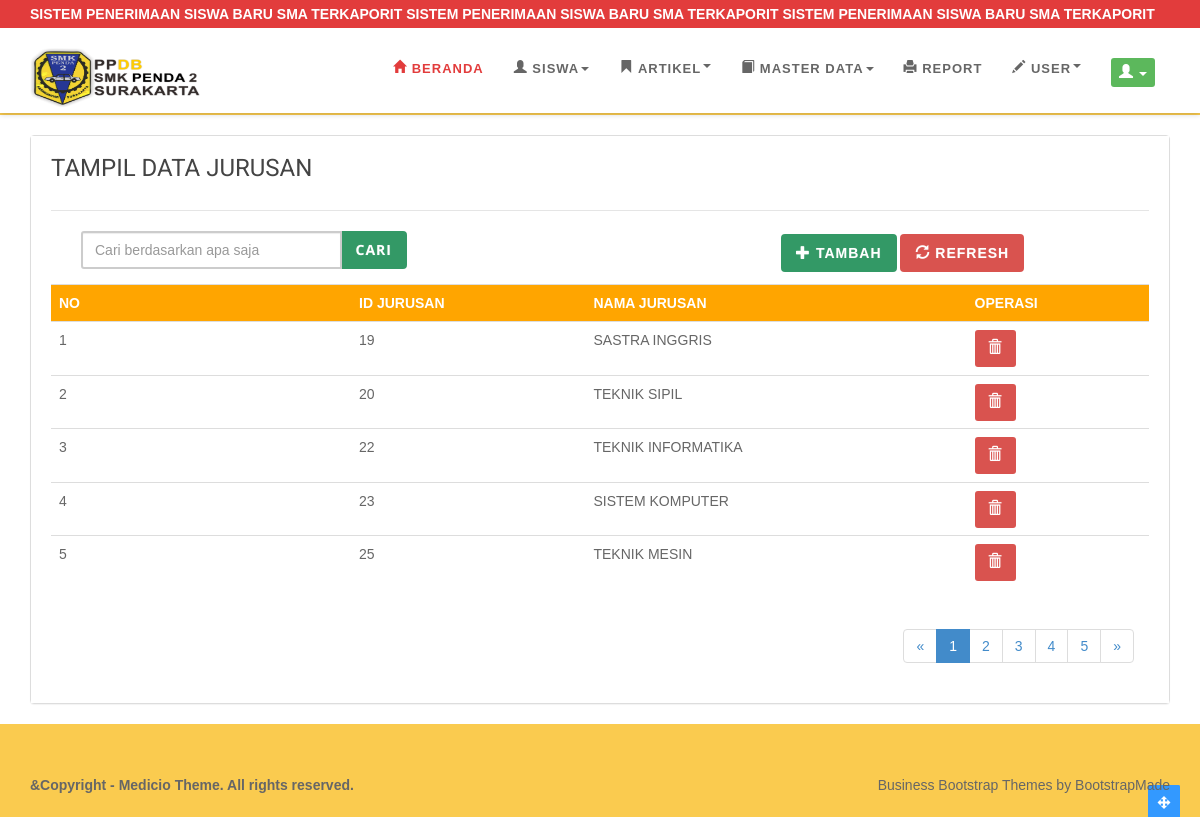
Screenshot of /index.php/admin/jurusan with the database file from the repository.
### tables this page shows
CREATE TABLE `tbl_jurusan` (
  `id` int(9) NOT NULL,
  `jurusan` varchar(60) NOT NULL
);

### application/controllers/Admin.php (called while the page is built, shortened)
<?php
class Admin extends CI_Controller{
	function __construct(){
		$this->load->model('m_admin');
		$this->load->library('session');
		$this->load->helper(array('form','url','html'));
	}
 public function jurusan(){
	$keyword = $this->input->post('keyword');
	$data['tbl_jurusan']=$this->m_admin->get_jurusan_keyword($keyword);
	$this->load->view('v_header',$data);
	$this->load->view('admin/v_jurusan',$data);
	$this->load->view('v_footer',$data);
	}
}

### index.php (called while the page is built, shortened)
<?php
require_once BASEPATH.'core/CodeIgniter.php';

### application/models/M_admin.php (called while the page is built, shortened)
<?php
class M_admin extends CI_Model{
	function get_jurusan_keyword($keyword){
	$this->db->select('*');
	$this->db->from('tbl_jurusan');
	$this->db->like('jurusan',$keyword);
	$this->db->or_like('id',$keyword);
	return $this->db->get()->result();
}
}

### application/views/admin/V_jurusan.php (the view, shortened to what this page needs)
<div class="container">
<div class="magin">
<div class="panel panel-default">
<div class="panel-body">
<legend><h5>TAMPIL DATA JURUSAN</h5></legend>
<div class="table-responsive">
<table class="table table-striped table-hover">
<div class="col-md-12 padding-0" style="margin-bottom:0px;">
<div class="col-md-4">
<form action="<?php echo base_url('admin/jurusan');?>" method="POST">
<div class="form-group">
                    <div class="input-group">
                      <input type="text" name="keyword" class="form-control" placeholder="Cari berdasarkan apa saja ">
                      <div class="input-group-btn">
                      <button class="btn btn-red" type="submit" name="cari"><i class="fui-search"></i> Cari</button>
                      </div>
                    </div>
      </div>
    </form>
</div>
<div class="col-md-4" style="margin-left:700px; margin-top:-50px;">
  <a data-toggle="modal" data-target="#tambah-data" class="btn btn-red"><span class="glyphicon glyphicon-plus"></span> Tambah</a>
<a href="<?php echo base_url();?>admin/tampil_data_jurusan" class="btn btn-danger"><span class="glyphicon glyphicon-refresh"></span> Refresh</a>
</div>
</div>
	<tr style="background-color: orange;"><th>NO</th><th>ID JURUSAN</th><th> NAMA JURUSAN</th><th> OPERASI</th></tr>
  <?php
  $no=1;
  if (!empty($tbl_jurusan))
  foreach($tbl_jurusan as $result_jurusan)
    {?>
     <tr>
      <td width="300px"><?php echo $no++ ?></td>
      <td width="00px"><?php echo $result_jurusan->id;?></td>
      <td><?php echo $result_jurusan->jurusan;?></td>
      <td><div class='btn-group'>
             <a onclick='return tanya()' href="<?php echo base_url('admin/hapus_jurusan/').$result_jurusan->id;?>" title='Hapus Data' class='btn btn-danger btn-sm' name='hapsh'><span class='glyphicon glyphicon-trash' aria-hidden='true'></span></a>
             </div>
            </td>
    <tr>
    <?php } else {?>
    <tr><td colspan='10'><div class='alert alert-danger' role='alert' style="background-color: red; color: #fff;"> DATA TIDAK DITEMUKAN <button type='button' class='close' data-dismiss='alert' aria-label='Close'><span aria-hidden='true'>&times;</span></button></div></td></tr>
    <?php }?>
  </table>
<div class="col-md-12">
                        <ul class="pagination pull-right">
                          <li>
                            <a href="#" aria-label="Previous">
                              <span aria-hidden="true">&laquo;</span>
                            </a>
                          </li>
                          <li class="active"><a href="#">1</a></li>
                          <li><a href="#">2</a></li>
                          <li><a href="#">3</a></li>
                          <li><a href="#">4</a></li>
                          <li><a href="#">5</a></li>
                          <li>
                            <a href="#" aria-label="Next">
                              <span aria-hidden="true">&raquo;</span>
                            </a>
                          </li>
                        </ul>
                  </div>
</div>
</div>
</div>
</div>
</div>
<a href="#" class="scrollup"><i class="glyphicon glyphicon-move"></i></a>

### application/views/V_header.php (shortened to what this page needs)
<!DOCTYPE html>
<html lang="en">
<head>
    <link href="<?php echo base_url() ?>/assets/css/bootstrap.min.css" rel="stylesheet" type="text/css">
    <link href="<?php echo base_url() ?>assets/css/style.css" rel="stylesheet">
	<link id="bodybg" href="<?php echo base_url() ?>assets/css/bg3.css" rel="stylesheet" type="text/css" />
	<link id="t-colors" href="<?php echo base_url() ?>assets/css/color/red.css" rel="stylesheet">
</head>
<body id="page-top" data-spy="scroll" data-target=".navbar-custom">
<div id="wrapper">
    <nav class="navbar navbar-custom navbar-fixed-top" role="navigation">
		<div class="top-area">
			<div class="container">
				<div class="row">
					<div class="col-sm-12 col-md-12">
          <MARQUEE><B>SISTEM PENERIMAAN SISWA BARU SMA TERKAPORIT SISTEM PENERIMAAN SISWA BARU SMA TERKAPORIT SISTEM PENERIMAAN SISWA BARU SMA TERKAPORIT</B></MARQUEE>
					</div>
				</div>
			</div>
		</div>
        <div class="container navigation">
            <div class="navbar-header page-scroll">
                <a class="navbar-brand" href="index.html"><img src="../assets/images/logi.png" alt="" width="170" height="60" >
                </a>
        </div>
       <div class="collapse navbar-collapse navbar-right navbar-main-collapse">
			   <ul class="nav navbar-nav">
			     <li class="dropdown">
				  <a href="#" class="dropdown-toggle" data-toggle="dropdown"><div class="btn btn-xs btn-success"><span class="glyphicon glyphicon-user"></span> <b class="caret"></b></div></a>
			    </ul>
		</div>
            <div class="collapse navbar-collapse navbar-right navbar-main-collapse">
			  <ul class="nav navbar-nav">
				<li class="active"><a href="<?php echo base_url().'admin/index'?>"><span class='glyphicon glyphicon-home' aria-hidden='true'><b> Beranda</b></span></a></li>
				<li class="dropdown">
				<a href="#" class="dropdown-toggle" data-toggle="dropdown"><span class="glyphicon glyphicon-user"><b> Siswa</b></span><b class="caret"></b></a>
                 <li class="dropdown">
				<a href="#" class="dropdown-toggle" data-toggle="dropdown"><span class='glyphicon glyphicon-bookmark' aria-hidden='true'><b> Artikel</b><b class="caret"></b></span></a>
          <li class="dropdown">
        <a href="#" class="dropdown-toggle" data-toggle="dropdown"><span class="glyphicon glyphicon-book"><b> Master Data</b></span><b class="caret"></b></a>
				  <li><a href="<?php echo base_url().'laporanpdf/index';?>"><span class='glyphicon glyphicon-print' aria-hidden='true'><b> REPORT</b></span></a></li>
				  <li class="dropdown">
				<a href="#" class="dropdown-toggle" data-toggle="dropdown"><span class='glyphicon glyphicon-pencil' aria-hidden='true'><b> User</b><b class="caret"></b></span></a>
			  </ul>
            </div>
        </div>
    </nav>
<footer>
    <div class="container">
      <div class="row">
        <div class="col-sm-6 col-md-6 col-lg-6">
          <div class="wow fadeInLeft" data-wow-delay="0.1s">
          <div class="text-left">
          <p>&copy;Copyright - Medicio Theme. All rights reserved.</p>
          </div>
          </div>
        </div>
        <div class="col-sm-6 col-md-6 col-lg-6">
          <div class="wow fadeInRight" data-wow-delay="0.1s">
          <div class="text-right">
            <div class="credits">
                            <a href="https://bootstrapmade.com/free-business-bootstrap-themes-website-templates/">Business Bootstrap Themes</a> by <a href="https://bootstrapmade.com/">BootstrapMade</a>
                        </div>
          </div>
          </div>
        </div>
      </div>
    </div>
  </footer>
<a href="#" class="scrollup"><i class="glyphicon glyphicon-move"></i></a>
    </div>
</body>
</html>

### application/views/V_footer.php
<footer>
    <div class="container">
      <div class="row">
        <div class="col-sm-6 col-md-6 col-lg-6">
          <p style='font color: white'>&Copyright - Medicio Theme. All rights reserved.</p>
        </div>
        <div class="col-sm-6 col-md-6 col-lg-6">
          <div class="wow fadeInRight" data-wow-delay="0.1s">
          <div class="text-right">
            <div class="credits">
                            <a href="https://bootstrapmade.com/free-business-bootstrap-themes-website-templates/">Business Bootstrap Themes</a> by <a href="https://bootstrapmade.com/">BootstrapMade</a>
                        </div>
          </div>
          </div>
        </div>
      </div>
    </div>
  </footer>

### assets/css/style.css (style rules this page uses)
body { background-color: #fff; width: 100%; height: 100%; font-family:Arial, Helvetica, sans-serif; font-weight: 300; color: #666; font-size: 14px; line-height: 1.6em; }
.form-control { margin-bottom: 20px; border-radius: 3px; border-width: 2px; border-color: #CCC; height: 38px; }
html { width: 100%; height: 100%; }
label, button, select, textarea { font-family: 'Open Sans', sans-serif; font-size: inherit; line-height: inherit; }
table { border: 2px border-color:#fff; }
th { border:2px; border-color: red; background-color: orange; color: #fff; }
td { border:2px; border-left: 2px border-color: red; }
h5 { font-size: 24px; }
h1, h2, h3, h4, h5, h6 { margin: 0 0 30px; font-family: 'Roboto', sans-serif; font-weight: 400; color: #444; line-height: 1em; }
p { margin: 0 0 20px; font-family:"Arial Black", Gadget, sans-serif; font-weight:bold; }
a { color: #666; -webkit-transition: all .2s ease-in-out; -moz-transition: all .2s ease-in-out; transition: all .2s ease-in-out; }
.top-area { -webkit-transition: all .4s ease-in-out; -moz-transition: all .4s ease-in-out; transition: all .4s ease-in-out; width: 100%; color: #fff; padding-top: 3px; padding-bottom: 3px; }
.navbar-brand { padding-top: 15px; margin-top: 5px; padding-bottom: 0; }
.navbar.navbar-custom { width: inherit; margin: 0 auto; padding-bottom:0; box-shadow: 0 0 3px rgba(0,0,0,0.12); box-shadow: 0 1px 6px rgba(0,0,0,.2); -webkit-box-shadow: 0 1px 6px rgba(0,0,0,.2); -moz-box-shadow: 0 1px 6px rgba(0,0,0,.2); -o-box-shadow: 0 1px 6px rgba(0,0,0,.2); }
.navbar.navbar-custom .navigation { padding-bottom: 10px; }
.navbar { margin-bottom: 0; border-bottom: 1px solid rgba(255,255,255,.3); }
.navbar-brand { font-weight: 700; }
.navbar.navbar-custom.navbar-fixed-top { background:#fff; }
.navbar.navbar-custom { padding-top: 0; background:#39F; }
.navbar.navbar-custom ul.nav.navbar-nav { margin-top: 15px; -webkit-transition: all .4s ease-in-out; -moz-transition: all .4s ease-in-out; transition: all .4s ease-in-out; }
.navbar-custom ul.nav li a { font-size: 13px; letter-spacing: 1px; color: #666; text-transform: uppercase; font-weight: 700; background: transparent; }
.navbar-custom.navbar-fixed-top .nav li a:hover, .navbar-custom.navbar-fixed-top .nav li a:focus, .navbar-custom.navbar-fixed-top .nav li.active a, .navbar-custom.navbar-fixed-top .nav li.active { outline: 0; background: none; }
.panel-body { padding: 20px; }
.panel-body { background: #fff; }
footer { background-color:#facb4f ; }
footer { padding: 50px 0 0; }
.scrollup { position:fixed; width:32px; height:32px; bottom:0px; right:20px; background:#39F; -webkit-border-radius: 2px 2px 0 0; -moz-border-radius: 2px 2px 0 0; border-radius: 2px 2px 0 0; }
a.scrollup { outline:0; text-align: center; }
a.scrollup i { margin-top: 10px; color: #fff; }
.btn { position: relative; display: inline-block; outline: none; color: #fff; text-decoration: none; text-transform: uppercase; letter-spacing: 1px; font-weight: 400; text-shadow: 0 0 1px rgba(255,255,255,0.3); font-size: 14px; border-radius: 10 10 10 10; font-weight: 700; border-width:3px; border-color: transparent; }
.btn-red { color: #fff; background-color:#396; border-color:#396 ; }
.magin { margin-top:20px; }
b { font-family:"Arial Black", Gadget, sans-serif; font-weight:bold; }
i { font-family: sans-serif;; font-weight: normal; font-size:13px; font-style: italic; color: orange; }

### assets/css/bg3.css (style rules this page uses)
body { background:#fff; }

### assets/css/color/red.css (style rules this page uses)
.top-area { background: #e23c3c; }
.navbar-custom.top-nav-collapse .nav li a:hover, .navbar-custom .nav li a:hover, .navbar-custom .nav li.active a,.navbar-custom.top-nav-collapse .nav li.active a { color: #e23c3c; }

### rows the page displays
tbl_jurusan: id "19", jurusan "SASTRA INGGRIS"
tbl_jurusan: id "20", jurusan "TEKNIK SIPIL"
tbl_jurusan: id "22", jurusan "TEKNIK INFORMATIKA"
tbl_jurusan: id "23", jurusan "SISTEM KOMPUTER"
tbl_jurusan: id "25", jurusan "TEKNIK MESIN"
